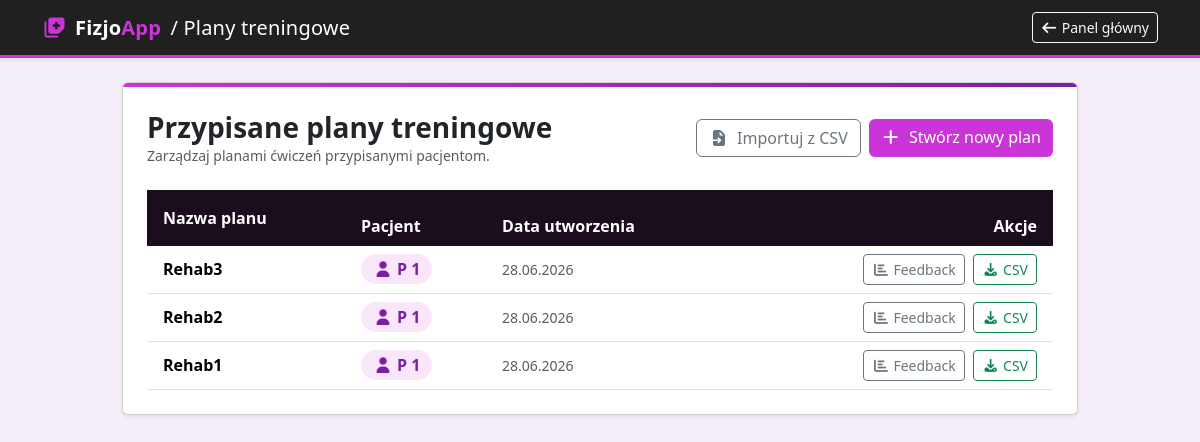
Screenshot of /programy-fizjo/ (signed in) with the database file from the repository.
### fizjoapp/models.py (models this page shows, shortened)
class PlanTreningowy(models.Model):
    fizjoterapeuta = models.ForeignKey('Fizjoterapeuta', on_delete=models.CASCADE, related_name='plany')
    pacjent = models.ForeignKey('Pacjent', on_delete=models.CASCADE, related_name='plany')
    nazwa = models.CharField(max_length=200)
    data_utworzenia = models.DateTimeField(auto_now_add=True)
    sesje_tygodniowo = models.IntegerField(default=3, verbose_name="Sesji w tygodniu")
    czas_trwania_tygodnie = models.IntegerField(default=4, verbose_name="Czas trwania (tygodnie)")

class Pacjent(models.Model):
    user = models.OneToOneField(User, on_delete=models.CASCADE, null=True, blank=True)
    imie = models.CharField(max_length=50, verbose_name="Imię pacjenta")
    nazwisko = models.CharField(max_length=100, verbose_name="Nazwisko pacjenta")
    email = models.EmailField(verbose_name="Adres e-mail")
    fizjo = models.ForeignKey(
        Fizjoterapeuta,
        on_delete=models.SET_NULL,
        null=True,
        blank=True,
        related_name="pacjenci",
        verbose_name="Fizjoterapeuta odpowiedzialny za pacjenta"
    )
    kod_pacjenta = models.CharField(
        max_length=20,
        unique=True,
        null=True,
        blank=True,
        verbose_name="Kod pacjenta"
    )

### fizjoapp/views.py (the view)
# urls.py: path('programy-fizjo/', views.programy_fizjo, name='programy_fizjo'),
@login_required
def programy_fizjo(request):
    if not hasattr(request.user, 'fizjoterapeuta'):
        return render(request, '403.html', status=403)
    fizjo = request.user.fizjoterapeuta
    plany = PlanTreningowy.objects.filter(fizjoterapeuta=fizjo).order_by('-data_utworzenia')
    return render(request, 'programy_fizjo.html', {'plany': plany})

### fizjoapp/templates/programy_fizjo.html (shortened to what this page needs)
{% load static %}
<!doctype html>
<html lang="pl">
<head>
  <link rel="stylesheet" href="{% static 'css/bootstrap.min.css' %}"/>
  <link rel="stylesheet" href="{% static 'css/all.min.css' %}"/>
  <link rel="stylesheet" href="{% static 'css/calendar.css' %}" />
  <link rel="stylesheet" href="{% static 'css/buttons.css' %}" />
</head>
<body>
  <nav class="fizjo-nav shadow-sm mb-4">
    <div class="container d-flex justify-content-between align-items-center">
      <span class="brand-text">
          <a href="{% url 'dashboard_fizjo' %}"><i class="fas fa-notes-medical me-2" style="color:#cb34d9"></i></a>Fizjo<span>App</span>
          <span class="text-white fw-light ms-1"><b>/ Plany treningowe</b></span>
      </span>
        <a href="{% url 'dashboard_fizjo' %}" class="btn btn-outline-light btn-sm"><i class="fas fa-arrow-left"></i> Panel główny</a>
    </div>
  </nav>
  <div class="container pb-5" style="max-width:980px">
    <div class="card shadow-sm overflow-hidden">
      <div class="card-top"></div>
      <div class="card-body p-4">
        <div class="d-flex justify-content-between align-items-center mb-4 flex-wrap gap-2">
          <div>
            <h3 class="fw-bold mb-0">Przypisane plany treningowe</h3>
            <p class="text-muted small mb-0">Zarządzaj planami ćwiczeń przypisanymi pacjentom.</p>
          </div>
          <div class="d-flex gap-2 flex-wrap">
            <a href="{% url 'importuj_plan_csv' %}" class="btn btn-outline-secondary">
              <i class="fas fa-file-import me-1"></i> Importuj z CSV
            </a>
            <a href="{% url 'dodaj_plan_treningowy' %}" class="btn btn-fizjo">
              <i class="fas fa-plus me-1"></i> Stwórz nowy plan
            </a>
          </div>
        </div>
        <div class="table-responsive">
          <table class="table table-hover align-middle mb-0">
            <thead>
              <tr>
                <th class="py-3 ps-3">Nazwa planu</th>
                <th>Pacjent</th>
                <th>Data utworzenia</th>
                <th class="text-end pe-3">Akcje</th>
              </tr>
            </thead>
            <tbody>
              {% for plan in plany %}
              <tr>
                <td class="ps-3 fw-semibold">{{ plan.nazwa }}</td>
                <td><span class="badge-pacjent"><i class="fas fa-user me-1"></i>{{ plan.pacjent.imie }} {{ plan.pacjent.nazwisko }}</span></td>
                <td class="text-muted small">{{ plan.data_utworzenia|date:"d.m.Y" }}</td>
                <td class="text-end pe-3">
                  <a href="{% url 'szczegoly_planu_fizjo' plan.id %}" class="btn btn-sm btn-outline-secondary me-1">
                    <i class="fas fa-chart-bar"></i> Feedback
                  </a>
                  <a href="{% url 'eksportuj_plan_csv' plan.id %}" class="btn btn-sm btn-outline-success">
                    <i class="fas fa-download"></i> CSV
                  </a>
                </td>
              </tr>
              {% endfor %}
            </tbody>
          </table>
        </div>
      </div>
    </div>
  </div>
</body>
</html>

### static/css/calendar.css (style rules this page uses)
body { background: #f5edf8; font-family: 'Segoe UI', system-ui, sans-serif; }
.fizjo-nav { background: #202020; border-bottom: 3px solid #cb34d9; padding: 0.75rem 0; }
.fizjo-nav .brand-text { font-size: 1.25rem; font-weight: 700; color: #fff; letter-spacing: 0.01em; }
.fizjo-nav .brand-text span { color: #cb34d9; }
:root { --fc-border-color: #ead5f5; --fc-today-bg-color: rgba(203, 52, 217, 0.07); --fc-highlight-color: rgba(203, 52, 217, 0.13); --fc-button-bg-color: #cb34d9; --fc-button-border-color: #b52ec2; --fc-button-hover-bg-color: #b52ec2; --fc-button-hover-border-color: #9c28a8; --fc-button-active-bg-color: #7b1fa2; --fc-button-active-border-color: #7b1fa2; --fc-event-border-color: transparent; --fc-page-bg-color: #fff; }

### fizjoapp/templates/programy_fizjo.html (style rules this page uses)
body { background:#f5edf8; }
.card-top::before { content:'';display:block;height:4px;background:linear-gradient(90deg,#cb34d9,#7b1fa2); }
.btn-fizjo { background:#cb34d9;color:#fff;border:none; }
thead th { background:#1a0d1c!important;color:#fff!important;border:none!important; }
.badge-pacjent { background:rgba(203,52,217,.12);color:#7b1fa2;font-weight:600;border-radius:999px;padding:.25rem .75rem; }

### rows the page displays
PlanTreningowy: nazwa "Rehab3", pacjent.imie "P", pacjent.nazwisko "1", data_utworzenia "28.06.2026"
PlanTreningowy: nazwa "Rehab2", pacjent.imie "P", pacjent.nazwisko "1", data_utworzenia "28.06.2026"
PlanTreningowy: nazwa "Rehab1", pacjent.imie "P", pacjent.nazwisko "1", data_utworzenia "28.06.2026"
